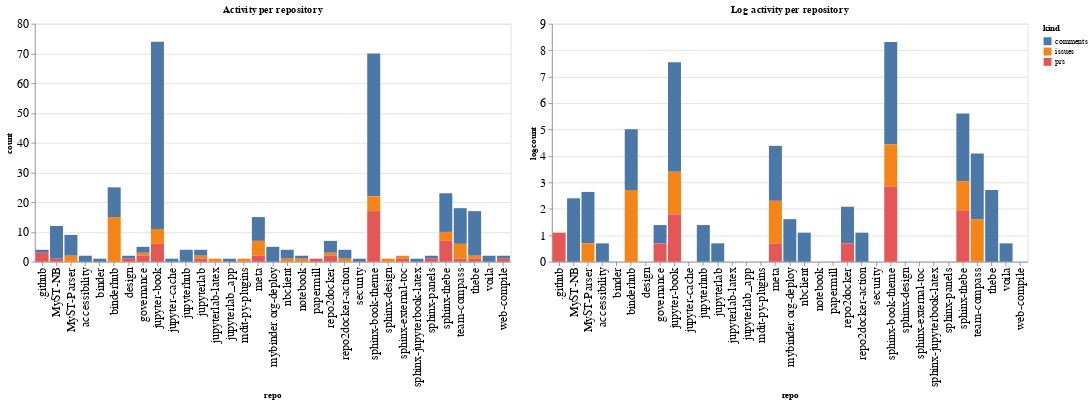

The code cell stored with this chart in its notebook:
### Code cell
ch1 = alt.Chart(repo_summaries, width=600, title="Activity per repository").mark_bar().encode(
    x='repo',
    y='count',
    color='kind',
    tooltip="kind"
)

ch2 = alt.Chart(repo_summaries, width=600, title="Log activity per repository").mark_bar().encode(
    x='repo',
    y='logcount',
    color='kind',
    tooltip="kind"
)

ch1 | ch2

### Figure 1 — Vega-Lite specification as saved in the notebook (floating-point values rounded to 4 significant figures)
{"config": {"axisLeft": {"labelFontSize": 15}, "axisBottom": {"labelFontSize": 15}}, "hconcat": [{"mark": "bar", "encoding": {"color": {"type": "nominal", "field": "kind"}, "tooltip": {"type": "nominal", "field": "kind"}, "x": {"type": "nominal", "field": "repo"}, "y": {"type": "quantitative", "field": "count"}}, "title": "Activity per repository", "width": 600}, {"mark": "bar", "encoding": {"color": {"type": "nominal", "field": "kind"}, "tooltip": {"type": "nominal", "field": "kind"}, "x": {"type": "nominal", "field": "repo"}, "y": {"type": "quantitative", "field": "logcount"}}, "title": "Log activity per repository", "width": 600}], "data": {"name": "data-51f2d2bc24b313c2cdd548c020ec233c"}, "$schema": "https://vega.github.io/schema/vega-lite/v4.8.1.json", "datasets": {"data-51f2d2bc24b313c2cdd548c020ec233c": [{"repo": ".github", "kind": "comments", "count": 1, "logcount": 0.0}, {"repo": ".github", "kind": "prs", "count": 3, "logcount": 1.099}, {"repo": "MyST-NB", "kind": "comments", "count": 11, "logcount": 2.398}, {"repo": "MyST-NB", "kind": "prs", "count": 1, "logcount": 0.0}, {"repo": "MyST-Parser", "kind": "comments", "count": 7, "logcount": 1.946}, {"repo": "MyST-Parser", "kind": "issues", "count": 2, "logcount": 0.6931}, {"repo": "accessibility", "kind": "comments", "count": 2, "logcount": 0.6931}, {"repo": "binder", "kind": "comments", "count": 1, "logcount": 0.0}, {"repo": "binderhub", "kind": "comments", "count": 10, "logcount": 2.303}, {"repo": "binderhub", "kind": "issues", "count": 15, "logcount": 2.708}, {"repo": "design", "kind": "comments", "count": 1, "logcount": 0.0}, {"repo": "design", "kind": "prs", "count": 1, "logcount": 0.0}, {"repo": "governance", "kind": "comments", "count": 2, "logcount": 0.6931}, {"repo": "governance", "kind": "issues", "count": 1, "logcount": 0.0}, {"repo": "governance", "kind": "prs", "count": 2, "logcount": 0.6931}, {"repo": "jupyter-book", "kind": "comments", "count": 63, "logcount": 4.143}, {"repo": "jupyter-book", "kind": "issues", "count": 5, "logcount": 1.609}, {"repo": "jupyter-book", "kind": "prs", "count": 6, "logcount": 1.792}, {"repo": "jupyter-cache", "kind": "comments", "count": 1, "logcount": 0.0}, {"repo": "jupyterhub", "kind": "comments", "count": 4, "logcount": 1.386}, {"repo": "jupyterlab", "kind": "comments", "count": 2, "logcount": 0.6931}, {"repo": "jupyterlab", "kind": "issues", "count": 1, "logcount": 0.0}, {"repo": "jupyterlab", "kind": "prs", "count": 1, "logcount": 0.0}, {"repo": "jupyterlab-latex", "kind": "issues", "count": 1, "logcount": 0.0}, {"repo": "jupyterlab_app", "kind": "comments", "count": 1, "logcount": 0.0}, {"repo": "mdit-py-plugins", "kind": "issues", "count": 1, "logcount": 0.0}, {"repo": "meta", "kind": "comments", "count": 8, "logcount": 2.079}, {"repo": "meta", "kind": "issues", "count": 5, "logcount": 1.609}, {"repo": "meta", "kind": "prs", "count": 2, "logcount": 0.6931}, {"repo": "mybinder.org-deploy", "kind": "comments", "count": 5, "logcount": 1.609}, {"repo": "nbclient", "kind": "comments", "count": 3, "logcount": 1.099}, {"repo": "nbclient", "kind": "issues", "count": 1, "logcount": 0.0}, {"repo": "notebook", "kind": "comments", "count": 1, "logcount": 0.0}, {"repo": "notebook", "kind": "issues", "count": 1, "logcount": 0.0}, {"repo": "papermill", "kind": "prs", "count": 1, "logcount": 0.0}, {"repo": "repo2docker", "kind": "comments", "count": 4, "logcount": 1.386}, {"repo": "repo2docker", "kind": "issues", "count": 1, "logcount": 0.0}, {"repo": "repo2docker", "kind": "prs", "count": 2, "logcount": 0.6931}, {"repo": "repo2docker-action", "kind": "comments", "count": 3, "logcount": 1.099}, {"repo": "repo2docker-action", "kind": "issues", "count": 1, "logcount": 0.0}, {"repo": "security", "kind": "comments", "count": 1, "logcount": 0.0}, {"repo": "sphinx-book-theme", "kind": "comments", "count": 48, "logcount": 3.871}, {"repo": "sphinx-book-theme", "kind": "issues", "count": 5, "logcount": 1.609}, {"repo": "sphinx-book-theme", "kind": "prs", "count": 17, "logcount": 2.833}, {"repo": "sphinx-design", "kind": "issues", "count": 1, "logcount": 0.0}, {"repo": "sphinx-external-toc", "kind": "issues", "count": 1, "logcount": 0.0}, {"repo": "sphinx-external-toc", "kind": "prs", "count": 1, "logcount": 0.0}, {"repo": "sphinx-jupyterbook-latex", "kind": "comments", "count": 1, "logcount": 0.0}, {"repo": "sphinx-panels", "kind": "comments", "count": 1, "logcount": 0.0}, {"repo": "sphinx-panels", "kind": "prs", "count": 1, "logcount": 0.0}, {"repo": "sphinx-thebe", "kind": "comments", "count": 13, "logcount": 2.565}, {"repo": "sphinx-thebe", "kind": "issues", "count": 3, "logcount": 1.099}, {"repo": "sphinx-thebe", "kind": "prs", "count": 7, "logcount": 1.946}, {"repo": "team-compass", "kind": "comments", "count": 12, "logcount": 2.485}, {"repo": "team-compass", "kind": "issues", "count": 5, "logcount": 1.609}, {"repo": "team-compass", "kind": "prs", "count": 1, "logcount": 0.0}, {"repo": "thebe", "kind": "comments", "count": 15, "logcount": 2.708}, {"repo": "thebe", "kind": "issues", "count": 1, "logcount": 0.0}, {"repo": "thebe", "kind": "prs", "count": 1, "logcount": 0.0}, {"repo": "voila", "kind": "comments", "count": 2, "logcount": 0.6931}, {"repo": "web-compile", "kind": "comments", "count": 1, "logcount": 0.0}, {"repo": "web-compile", "kind": "prs", "count": 1, "logcount": 0.0}]}}
